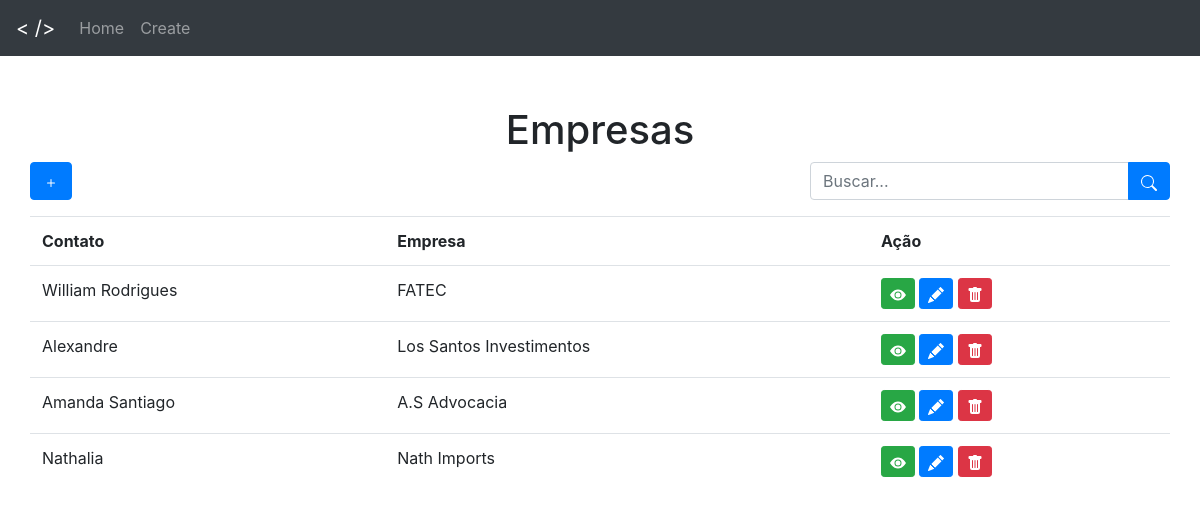
The page / on the database its author committed.
### tables this page shows
CREATE TABLE `companies` (
  `id` int(11) NOT NULL,
  `contato` varchar(50) NOT NULL,
  `email` varchar(100) NOT NULL,
  `telefone` varchar(13) NOT NULL,
  `empresa` varchar(50) NOT NULL,
  `cnpj` varchar(18) NOT NULL,
  `cep` varchar(9) NOT NULL,
  `logradouro` varchar(100) NOT NULL,
  `bairro` varchar(50) NOT NULL,
  `numero` int(10) NOT NULL,
  `cidade` varchar(50) NOT NULL,
  `estado` varchar(50) NOT NULL,
  `data_registro` datetime NOT NULL
);

### Companies.php (called while the page is built, shortened)
<?php
class Companies {
    private $pdo;
    function __construct() {
        try{
          $this->pdo = new PDO("mysql:dbname=ajung_test;host=localhost", "root", "");
        } catch (Exception $ex) {
            echo $ex->getMessage();
        }
    }
    function getAll(){
        $sql = "SELECT * FROM companies";
        $sql = $this->pdo->query($sql);
        $sql = $sql->fetchAll();
        return $sql;
    }
}

### index.php (the view, shortened to what this page needs)
<?php
    require_once 'Companies.php';
    $company = new Companies();
    if(isset($_GET['buscar']) && !empty($_GET['buscar'])){
        $search = addslashes($_GET['buscar']);
        $list = $company->search($search);
    }else{
        $list = $company->getAll();
    }
?>
<!DOCTYPE html>
<html>
    <head>
	<link rel="stylesheet" href="https://stackpath.bootstrapcdn.com/bootstrap/4.1.3/css/bootstrap.min.css">
        <link rel="stylesheet" type="text/css" href="assets/style.css">
    </head>
    <body>
        <nav class="navbar navbar-expand-lg navbar-dark bg-dark">
            <a href="#" class="navbar-brand"> < /> </a>
            <div class="navbar-collapse collapse" id="navbarMenu">
                <div class="navbar-nav">
                    <a href="index.php" class="nav-item nav-link">Home</a>
                    <a href="create_form.php" class="nav-item nav-link">Create</a>
                </div>
            </div>
        </nav>
        <div class="container">
            <p class="h1" align='center'>Empresas</p>
            <div class="row justify-content-between">
                <div class="col-2 col-md-2 col-lg-2 col-xl-2">
                    <a href="create_form.php" class="btn btn-primary">
                        <svg xmlns="http://www.w3.org/2000/svg" width="16" height="16" fill="currentColor" class="bi bi-plus" viewBox="0 0 16 16">
                            <path d="M8 4a.5.5 0 0 1 .5.5v3h3a.5.5 0 0 1 0 1h-3v3a.5.5 0 0 1-1 0v-3h-3a.5.5 0 0 1 0-1h3v-3A.5.5 0 0 1 8 4z"/>
                        </svg>
                    </a>
                </div>
                <div class="col-10 col-md-5 col-lg-4 col-xl-4">
                    <form method="GET">
                        <div class="form-group">
                            <div class="input-group">
                                <input type="text" name="buscar" class="form-control" id="buscar" placeholder="Buscar..."  onchange="this.form.submit()" value='<?php echo !empty($_GET["buscar"])? $_GET["buscar"]: "" ?>'>
                                <div class="input-group-append">
                                    <button class="btn btn-primary" type="button" id="button-addon2">
                                    </button>
                                </div>
                            </div>
                        </div>
                    </form>
                </div>
            </div>
            <div class="table-responsive">
            <table class="table table-hover">
                <tr>
                    <th>Contato</th>
                    <th>Empresa</th>
                    <th>Ação</th>
                </tr>
                <?php
                    foreach($list as $item){
                        ?>
                            <tr>
                                <td>
                                    <?= $item['contato']; ?>
                                </td>
                                <td>
                                    <?= $item['empresa']; ?>
                                </td>
                                <td>
                                    <a href="read.php?id=<?= $item['id'];?>" class="btn btn-success btn-sm">
                                        <svg xmlns="http://www.w3.org/2000/svg" width="16" height="16" fill="currentColor" class="bi bi-eye-fill" viewBox="0 0 16 16">
                                            <path d="M10.5 8a2.5 2.5 0 1 1-5 0 2.5 2.5 0 0 1 5 0z"></path>
                                            <path d="M0 8s3-5.5 8-5.5S16 8 16 8s-3 5.5-8 5.5S0 8 0 8zm8 3.5a3.5 3.5 0 1 0 0-7 3.5 3.5 0 0 0 0 7z"></path>
                                        </svg>
                                    </a>
                                    <a href="update_form.php?id=<?= $item['id'];?>" class="btn btn-primary btn-sm">
                                    </a>
                                    <a href="delete.php?id=<?= $item['id'];?>" class="btn btn-danger btn-sm">
                                    </a>
                                </td>
                            </tr>
                        <?php
                    }
                ?>
            </table>
            </div>
        </div>
    </body>
</html>

### assets/style.css (style rules this page uses)
.container { padding: 50px 0px; }

### rows shown on the page
companies: contato "William Rodrigues", empresa "FATEC"
companies: contato "Alexandre", empresa "Los Santos Investimentos"
companies: contato "Amanda Santiago", empresa "A.S Advocacia"
companies: contato "Nathalia", empresa "Nath Imports"
